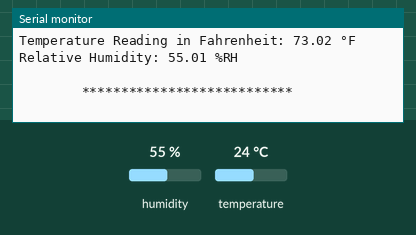
A sketch run on a simulated Arduino Uno, built with avr-gcc and run on an emulated ATmega328P. Parts: the last lines printed to the serial monitor. Wiring (inferred from the names in the program): HTU21/Si7021 sensor at I2C address 0x40. The inputs (shaded band) are chosen by the test bench; at power-on: humidity 55 %, temperature 24 °C.

Above: at 1.7 s.
1.8 s: humidity set to 22 %
At 2.7 s:
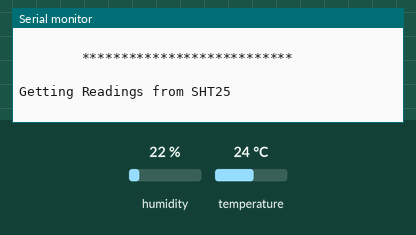
4.1 s: temperature set to 41 °C
At 5.2 s:
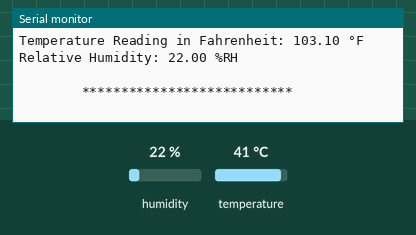
9.6 s: humidity set to 40 %
At 11.0 s:
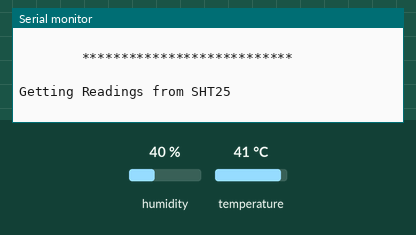
Timing chart, 0 to 12.6 s (numbered marks = the images above; inputs shaded):
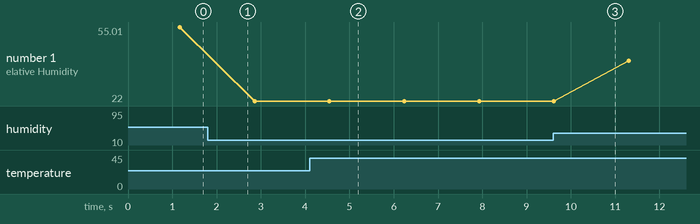

The sketch:

SHT25Example.ino
```cpp
/**************************************************************************/
/*
        Distributed with a free-will license.
        Use it any way you want, profit or free, provided it fits in the licenses of its associated works.
        SHT25
        This code is designed to work with the SHT25_I2CS I2C Mini Module available from ControlEverything.com.
        https://www.controleverything.com/content/Temperature?sku=SHT25_I2CS#tabs-0-product_tabset-2
*/
/**************************************************************************/

#include <Wire.h>
#include <SHT25.h>

SHT25 sht;

void setup(void)
{
    Serial.begin(9600);

    // The address can be changed making the option of connecting multiple devices
    sht.getAddr_SHT25(SHT25_DEFAULT_ADDRESS);   // 0x40

    // The Measurement Resolution, VDD Status, On-Chip Heater Status and Heater Current,
    // The Temperature and Humidity Measurement Modes can be changed via the following functions

    sht.setResolution(RESOLUTION_0);             // RH: 12 bit, Temp: 14 bit
    // sht.setResolution(RESOLUTION_1);          // RH: 8 bit, Temp: 12 bit
    // sht.setResolution(RESOLUTION_2);          // RH: 10 bit, Temp: 13 bit
    // sht.setResolution(RESOLUTION_4);          // RH: 11 bit, Temp: 11 bit

    sht.setVoltage(VOLTAGE_OK);                  // VDD OK
    // sht.setVoltage(VOLTAGE_LOW);              // VDD Low

    sht.setHeaterStatus(HEATER_ENABLE);          // On-chip Heater Enable
    // sht.setHeaterStatus(HEATER_DISABLE);      // On-chip Heater Disable

    sht.setOTPStatus(OTP_DISABLE);               // OTP Reload Disable
    // sht.setOTPStatus(OTP_ENABLE);             // OTP Reload Enable

    sht.setTempMode(TEMP_NO_HOLD);               // Measure Temperature, No Hold Master Mode
    // sht.setTempMode(TEMP_HOLD);               // Measure Temperature, Hold Master Mode

    sht.setHumidityMode(HUMIDITY_NO_HOLD);       // Measure Humidity, No Hold Master Mode
    // sht.setHumidityMode(HUMIDITY_HOLD);       // Measure Humidity, Hold Master Mode

    sht.begin();
    delay(500);
}

void loop(void)
{
    byte error;
    int8_t address;

    address = sht.sht_i2cAddress;
    // The i2c_scanner uses the return value of
    // the Write.endTransmisstion to see if
    // a device did acknowledge to the address.
    Wire.beginTransmission(address);
    error = Wire.endTransmission();
    if (error == 0)
    {
        float cTemp, fTemp, humidity;

        Serial.println("Getting Readings from SHT25");
        Serial.println(" ");
        // Read and print out the temperature, then convert to C and F scales
        cTemp = sht.Measure_Temperature();
        fTemp = cTemp * 1.8 + 32;

        // Read and print out the Relative Humidity, convert it to %RH
        humidity = sht.Measure_Humidity();

        // Output data to screen
        Serial.print("Temperature Reading in Celsius: ");
        Serial.print(cTemp);
        Serial.println(" °C");
        Serial.print("Temperature Reading in Fahrenheit: ");
        Serial.print(fTemp);
        Serial.println(" °F");
        Serial.print("Relative Humidity: ");
        Serial.print(humidity);
        Serial.println(" %RH");
        Serial.println(" ");
        Serial.println("        ***************************        ");
        Serial.println(" ");
    }
    else
    {
        Serial.println("SHT25 Disconnected!");
        Serial.println(" ");
        Serial.println("        ************        ");
        Serial.println(" ");
    }

    delay(1000);
}
```

Measured:
- after the input at 4.1 s, the serial monitor: prints a new line after 0.35 s (image 2)
- plotted number 1: 55.01 → 22 after the input at 1.8 s, 22 → 40.01 after the input at 9.6 s
